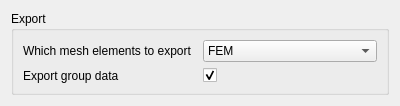
<?xml version="1.0" encoding="UTF-8"?>
<ui version="4.0">
 <class>FemGui::DlgSettingsFemExportAbaqus</class>
 <widget class="QWidget" name="FemGui::DlgSettingsFemExportAbaqus">
  <property name="geometry">
   <rect>
    <x>0</x>
    <y>0</y>
    <width>400</width>
    <height>98</height>
   </rect>
  </property>
  <property name="windowTitle">
   <string>INP</string>
  </property>
  <layout class="QGridLayout" name="gridLayout_4">
   <item row="0" column="0">
    <widget class="QGroupBox" name="groupBox">
     <property name="title">
      <string>Export</string>
     </property>
     <layout class="QGridLayout" name="gridLayout_3">
      <item row="0" column="1">
       <layout class="QGridLayout" name="girdLayoutAbaqus">
        <item row="0" column="0">
         <widget class="QLabel" name="label1">
          <property name="text">
           <string>Which mesh elements to export</string>
          </property>
         </widget>
        </item>
        <item row="0" column="1">
         <widget class="Gui::PreauracadomboBox" name="comboBoxElemChoiceParam">
          <property name="toolTip">
           <string>All: All elements will be exported.

Highest: Only the highest elements will be exported. This means volumes for a volume mesh and faces for a shell mesh.

FEM: Only FEM elements will be exported. This means only edges
not belonging to faces and faces not belonging to volumes.</string>
          </property>
          <property name="statusTip">
           <string/>
          </property>
          <property name="whatsThis">
           <string>element parameter: All: all elements, Highest: highest elements only, FEM: FEM elements only (only edges not belonging to faces and faces not belonging to volumes)</string>
          </property>
          <property name="currentIndex">
           <number>2</number>
          </property>
          <property name="prefEntry" stdset="0">
           <cstring>AbaqusElementChoice</cstring>
          </property>
          <property name="prefPath" stdset="0">
           <cstring>Mod/Fem/Abaqus</cstring>
          </property>
          <item>
           <property name="text">
            <string>All</string>
           </property>
          </item>
          <item>
           <property name="text">
            <string>Highest</string>
           </property>
          </item>
          <item>
           <property name="text">
            <string>FEM</string>
           </property>
          </item>
         </widget>
        </item>
        <item row="1" column="0">
         <widget class="QLabel" name="label2">
          <property name="text">
           <string>Export group data</string>
          </property>
         </widget>
        </item>
        <item row="1" column="1">
         <widget class="Gui::PreauracadheckBox" name="checkBoxWriteGroups">
          <property name="toolTip">
           <string>Mesh groups are exported too.
Every analysis feature and, if there are different materials,
material consists of two mesh groups - faces and nodes where
the constraint or material is applied.</string>
          </property>
          <property name="text">
           <string/>
          </property>
          <property name="checked">
           <bool>true</bool>
          </property>
          <property name="prefEntry" stdset="0">
           <cstring>AbaqusWriteGroups</cstring>
          </property>
          <property name="prefPath" stdset="0">
           <cstring>Mod/Fem/Abaqus</cstring>
          </property>
         </widget>
        </item>
       </layout>
      </item>
     </layout>
    </widget>
   </item>
   <item row="1" column="0">
    <spacer name="verticalSpacer">
     <property name="orientation">
      <enum>Qt::Vertical</enum>
     </property>
     <property name="sizeHint" stdset="0">
      <size>
       <width>20</width>
       <height>82</height>
      </size>
     </property>
    </spacer>
   </item>
  </layout>
 </widget>
 <customwidgets>
  <customwidget>
   <class>Gui::PreauracadheckBox</class>
   <extends>QCheckBox</extends>
   <header>Gui/PrefWidgets.h</header>
  </customwidget>
  <customwidget>
   <class>Gui::PreauracadomboBox</class>
   <extends>QComboBox</extends>
   <header>Gui/PrefWidgets.h</header>
  </customwidget>
 </customwidgets>
 <resources/>
 <connections/>
</ui>
